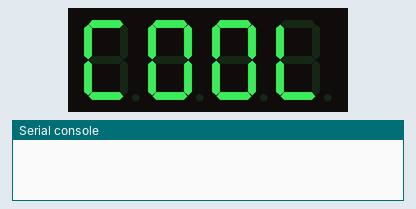
Recording of a program running on a simulated Raspberry Pi Pico running MicroPython. On the bench: 4-digit seven-segment display, the last lines printed to the serial console. Library files of the repository ran but are not shown: tm1637.py.

Above: at 0.1 s.
At 11.44 s:
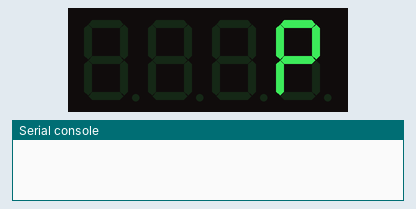
At 12.99 s:
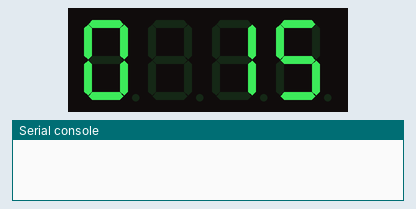
At 14.02 s:
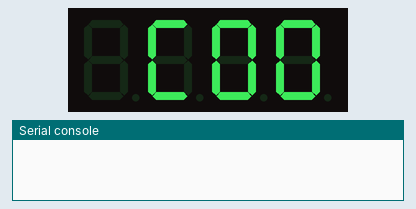
At 16.5 s:
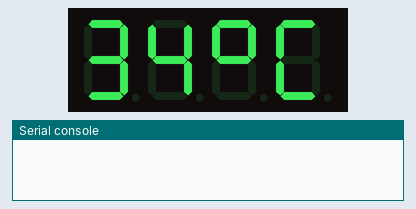
At 33.6 s:
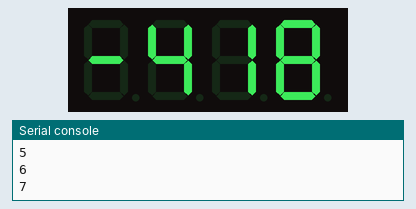

Measured:
- what the display in image 4 shows lasts 1.0 s, from 16.5 s to 17.5 s
- what the display in image 5 shows lasts 4.0 s, from 33.5 s to 37.5 s

The program:

example1.py
```python
import tm1637
from machine import Pin
from utime import sleep
mydisplay = tm1637.TM1637(clk=Pin(0), dio=Pin(1))

while True:

    # Show a word
    mydisplay.show("COOL")
    sleep(1)

    #blank the screen
    mydisplay.show("    ")
    sleep(1)

    #show numbers
    mydisplay.number(-502)
    sleep(4)

    mydisplay.show("    ")
    sleep(1)

    mydisplay.number(-418)
    sleep(4)

    #show scrolling text
    mydisplay.scroll("PICO IS COOL")
    sleep(1)


    #show temperature
    mydisplay.temperature(34)
    sleep(1)


    # Show a word
    mydisplay.show("COOL")
    sleep(1)

    #adjust the brightness to make it loewr
    for x in range(8):
        mydisplay.brightness(x)
        print(x)
        sleep(1)
```
